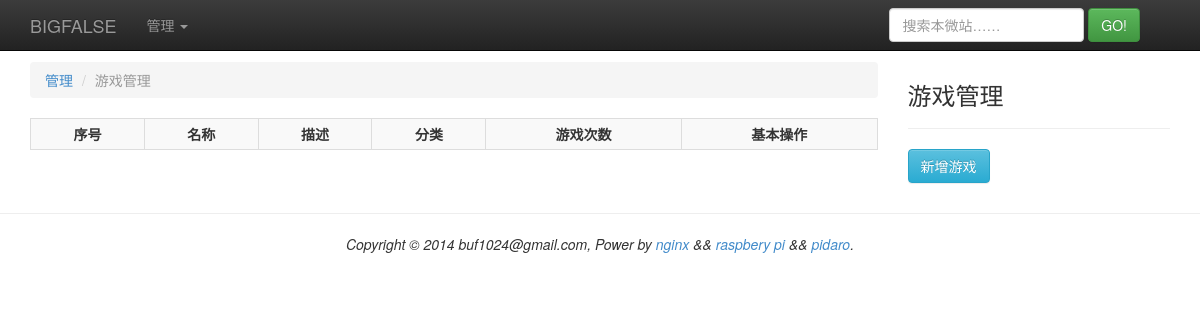
Screenshot of /manage/game (signed in) with the database file from the repository.
### tinylog/models.py (models this page shows, shortened)
class Settings(models.Model):
    title = models.CharField(max_length = 128)
    brand = models.CharField(max_length = 128)
    copy_info = models.CharField(max_length = 256)
    blog_display_count = models.IntegerField()
    blog_notify = models.BooleanField()
    blog_overview = models.BooleanField()
    game_menu_count = models.IntegerField()
    create_time = models.DateTimeField()
    update_time = models.DateTimeField()

### tinylog/views.py (the view)
# urls.py: url(r'^manage/game$', 'tinylog.views.mnggame'),
def mnggame(req):
    r = try_redirect(req)
    if r != None:
        return r
    settings = get_settings()
    setting = settings['setting']
    d = {}
    d['extral_block'] = get_mnggame_extral_block()
    d['header_block'] = get_header_block(setting.title + u' : 游戏管理',
                                             extjs = ['/js/mnggame.js'])
    d['nav_block'] = get_nav_block(req)
    d['content_block'] = get_mnggame_block()
    d['footer_block'] = get_footer_block()
    t = get_template('general.html')
    c = Context(d)
    h = t.render(c)
    return HttpResponse(h)

### tinylog/util.py (called while the page is built, shortened)
def get_settings(is_force = False):
    global _g_last_time
    global _g_read_interval
    now = int(time())
    diff = now - _g_last_time
    return _g_settings

def get_header_block(webtitle, extjs = None, extcss = None):
    settings = get_settings()
    d = {}
    d['webtitle'] = webtitle
    d['mstdjss'] = settings['stdjss']
    d['mstdcss'] = settings['stdcss']
    d['mextjs'] = extjs
    d['mextcss'] = extcss
    t = get_template('header.html')
    c = Context(d)
    h = t.render(c)
    return h

def get_nav_block(req):
    settings = get_settings()
    setting = settings['setting']
    games = settings['games']
    d = {}
    d['brand'] = setting.brand
    d['games'] = games
    d['admin'] = is_admin(req)
    t = get_template('nav.html')
    c = Context(d)
    h = t.render(c)
    return h

def get_footer_block():
    settings = get_settings()
    setting = settings['setting']
    d = {}
    d['copy_info'] = setting.copy_info
    t = get_template('footer.html')
    c = Context(d)
    h = t.render(c)
    return h

def get_confirm_dialog():
    d = {}
    d['dialog_id'] = 'dialog_confirm'
    d['dialog_title_id'] = 'dialog_confirm_title'
    d['dialog_body_id'] = 'dialog_confirm_body'
    d['dialog_title'] = u'确认'
    d['dialog_body'] = u'<h2>操作不可逆，是否确定？</h2>'
    btn_no = {}
    btn_no['id'] = 'dialog_confirm_no'
    btn_no['title'] = u'取消'
    btn_yes = {}
    btn_yes['id'] = 'dialog_confirm_yes'
    btn_yes['title'] = u'确定'
    d['btns'] = [btn_no, btn_yes]
    t = get_template('dialog.html')
    c = Context(d)
    h = t.render(c)
    return h

def is_admin(req):
    return req.user.is_authenticated()

def try_redirect(req = None):
    if is_admin(req) == False:
        return HttpResponseRedirect('/manage/admin')
    return None

### tinylog/util_game.py (called while the page is built)
def get_mnggame_block():
    games = Game.objects.all()
    d = {}
    d['games'] = games
    t = get_template('mnggame.html')
    c = Context(d)
    h = t.render(c)
    return h

def get_game_form():
    settings = get_settings()
    gcat = settings['gcatalogs']
    d = {}
    d['catologs'] = gcat
    t = get_template('gameform.html')
    c = Context(d)
    h = t.render(c)
    return h

### template/nav.html (shortened to what this page needs)
<div class="navbar navbar-inverse navbar-fixed-top" role="navigation">
  <div class="container">
    <div class="navbar-header">
      <a class="navbar-brand" href="/">{{ brand }}</a>
    </div>
    <div class="navbar-collapse collapse">
      <ul class="nav navbar-nav">
        {% if admin %}
        <li class="dropdown">
          <a class="dropdown-toggle" data-toggle="dropdown" href="#">
            管理 <span class="caret"></span>
          </a>
        </li>
        {% else %}
        <li><a href="/manage/admin">管理</a></li>
        {% endif %}
      </ul>
      <form class="navbar-form navbar-right" role="search" method="get" action="/search">
        <div class="form-group">
          <input type="text" id="search_text" class="form-control" name="navq" placeholder="搜索本微站……">
        </div>
        <button type="submit" id="search_go" class="btn btn-success">GO!</button>
      </form>
    </div>
  </div>
</div>

### template/footer.html
<footer>
  <div class="text-center-align">
  	<p>{{ copy_info|safe }}</p>
	</div>
</footer>

### static/css/bigfalse.css (style rules this page uses)
.text-center-align { text-align: center; }

### rows the page displays
Settings: brand "BIGFALSE", copy_info "Copyright © 2014 buf1024@gmail.com, Power by nginx && raspbery pi && pidaro ."
